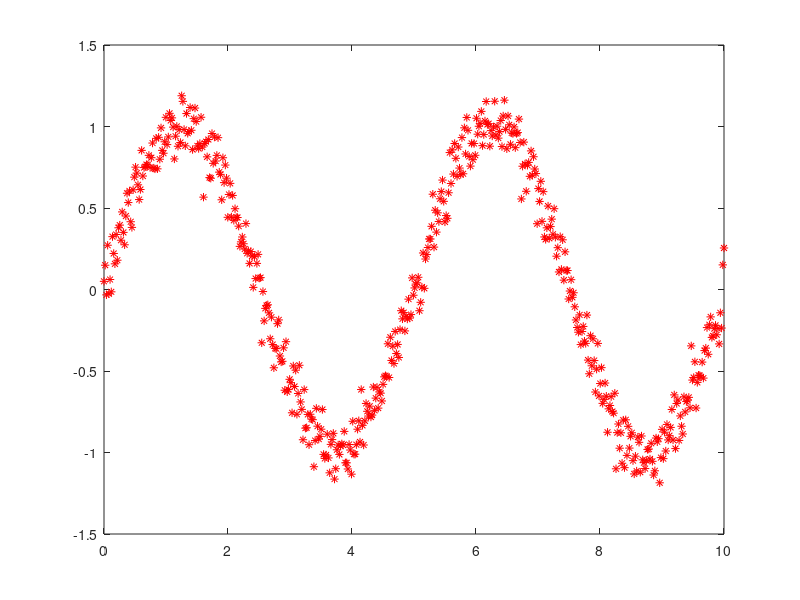

The MATLAB script that drew this image:
% Using Gausian  to model random noise.

t = linspace(0,10,512);

s = sin(2*pi/5*t);

n = 0.1*randn(size(t));

x = s+n ;

plot(t,x,'r*');